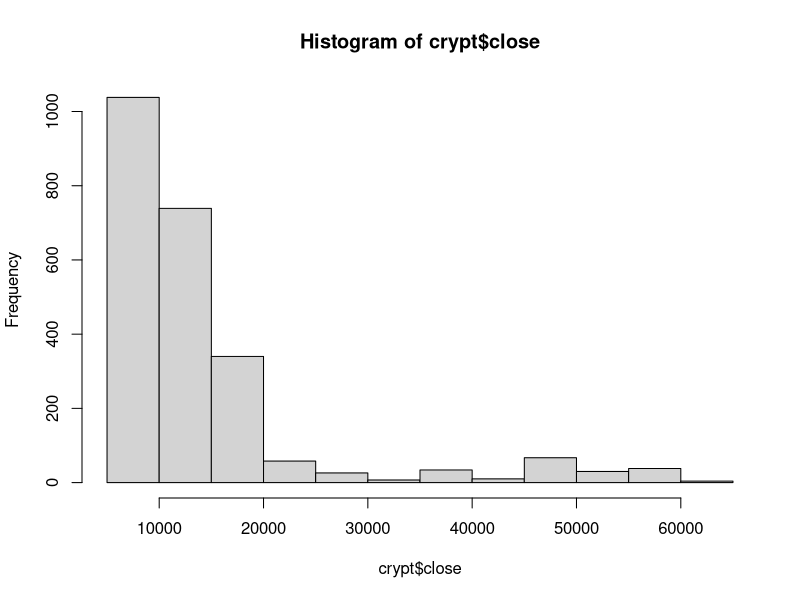
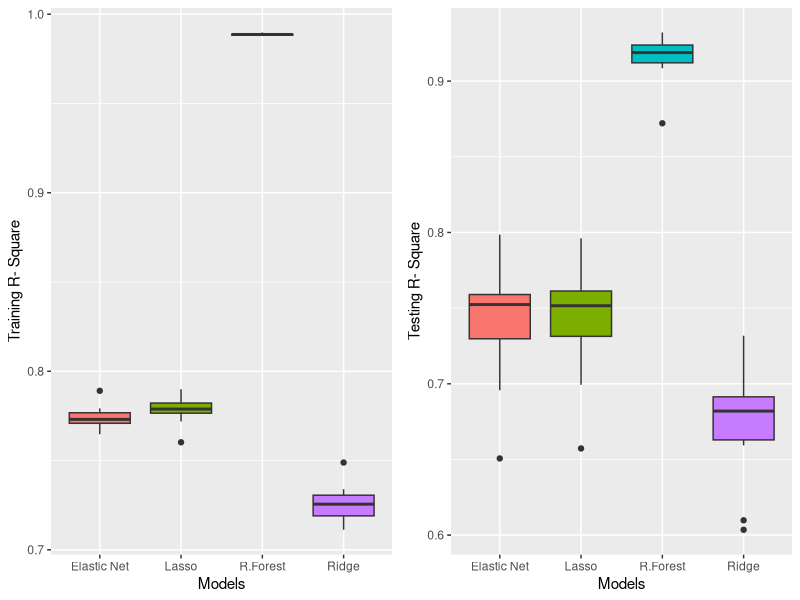
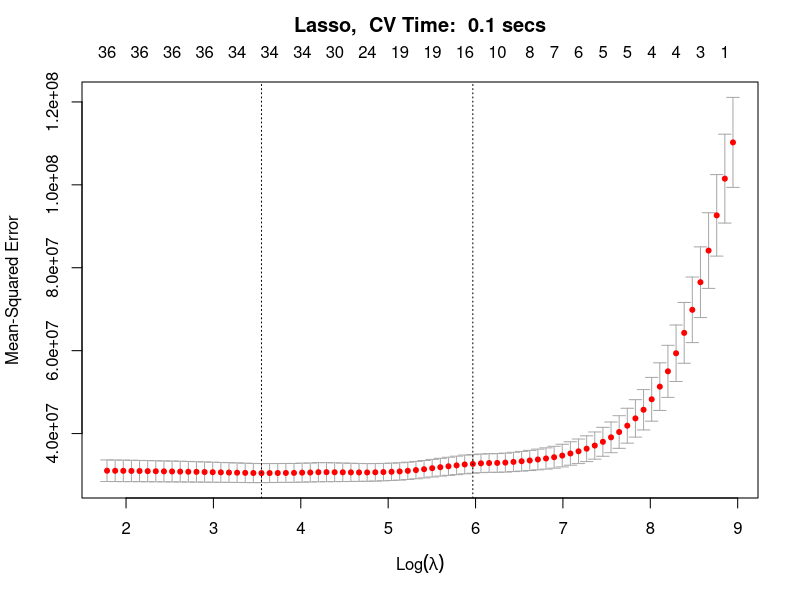
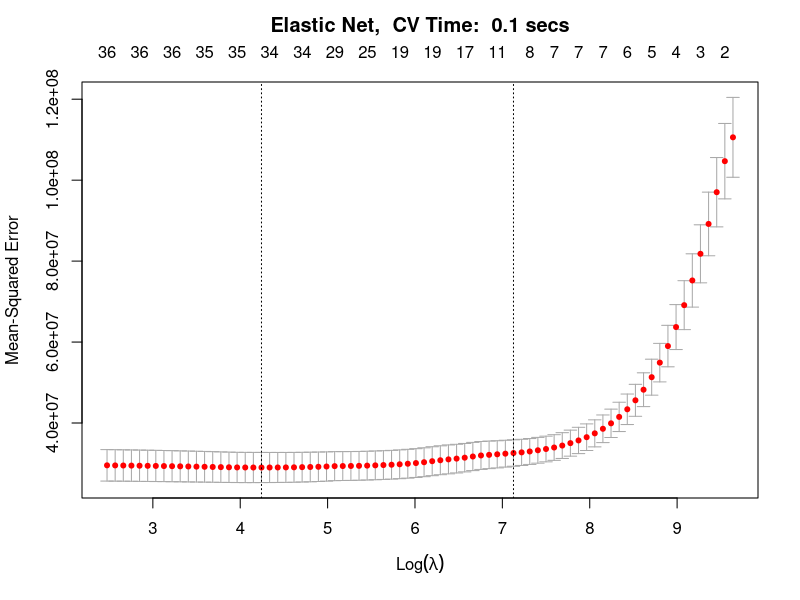
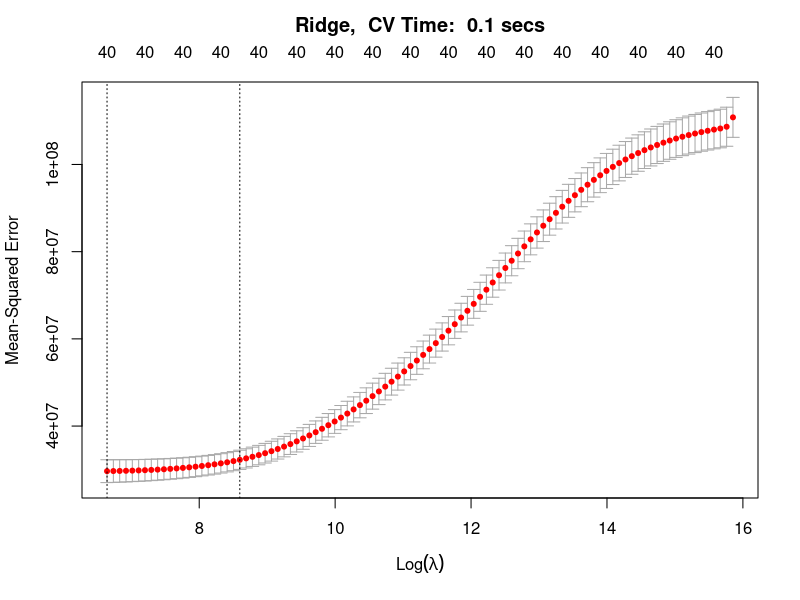
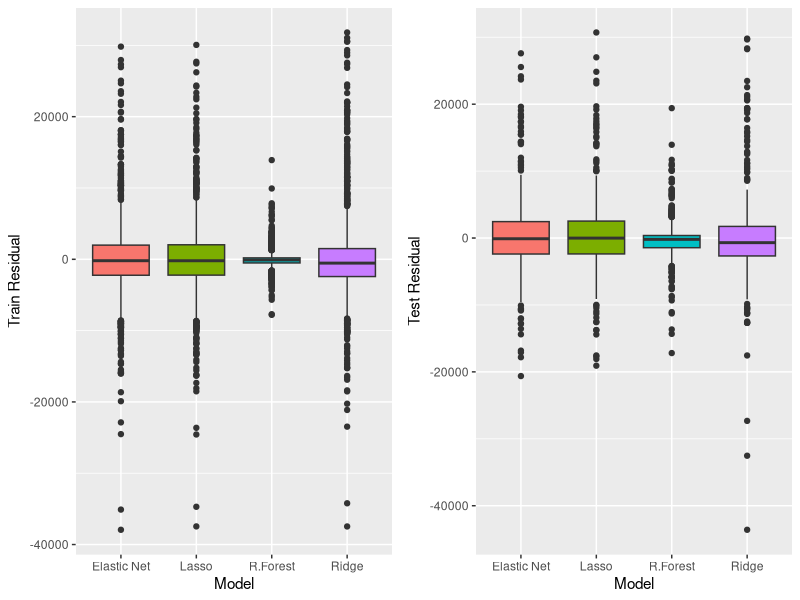

Source code (R) for these figures, in order: (Note: a time limit stopped this script after it produced the figures.)
## STA9890 Project
## Group 18, Members: Rupinder Kaur and Janani Ravichandran
## Cryptocurrency data set


rm(list = ls()) #delete objects in the global Environment
cat("\014")

library(Matrix)
library(glmnet)
library(randomForest)
library(reshape2)
library(tidyverse)
library(ggpubr)

## reading the file
crypt = read.csv("Crypto.csv")

# Cleaning the data
## Removing some lagged variables and columns that contains id's
exclude.vars = c("id", "asset_id", "market_cap_rank", "high", "low", 
          "market_cap_global", "market_cap", "open" )
crypt = select(crypt, -exclude.vars)

## missing values
sum(is.na(crypt)) # there are 13025 missing values

## removing the rows with missing values
crypt = na.omit(crypt) # 2391 rows left

# predictors and response variable
X = as.matrix(crypt[, 1:40])
Y = as.matrix(crypt[, 41])

n = dim(X)[1]
p =  dim(X)[2]

#summary statistics of the response variable
summary(crypt$close)
hist(crypt$close)
sd(crypt$close)

# size of the loop
k = 10

# empty Data frame to store R-squares
rsq.df = data.frame(matrix(0, nrow = k * 4, ncol = 4))

for (K in c(1:k)) {
  cat("Loop", K, "\n")
  
  ## splitting data into training and test sets
  i.mix = sample(n) #shuffling
  train = i.mix[1:floor(n*0.8)]
  
  #Training predictors and response
  X.train = X[train,]
  Y.train = Y[train]
  
  # Validation predictors and response
  X.test = X[-train,]
  Y.test = Y[-train]
  
  ## 10 fold cross validation and recording the time it takes
  #Lasso
  lasso.cv.start = Sys.time()
  cv.lasso = cv.glmnet(X.train, Y.train, alpha = 1)
  lasso.cv.time = round(Sys.time() - lasso.cv.start, 1)
  
  #elastic net
  elnet.cv.start = Sys.time()
  cv.elnet = cv.glmnet(X.train, Y.train, alpha = 0.5)
  elnet.cv.time = round(Sys.time() - elnet.cv.start, 1)
  
  #ridge regression
  ridge.cv.start = Sys.time()
  cv.ridge = cv.glmnet(X.train, Y.train, alpha = 0)
  ridge.cv.time = round(Sys.time() - ridge.cv.start , 1)
 
  ## Fit Lasso, Ridge , elastic net and random forest
  #Lasso
  lasso.fit = glmnet(X.train, Y.train, axis= 1, lambda = cv.lasso$lambda.min)
  
  #Elastic net
  elnet.fit = glmnet(X.train, Y.train, axis= 0.5, lambda = cv.elnet$lambda.min)
  
  #Ridge regression
  ridge.fit = glmnet(X.train, Y.train, axis= 0, lambda = cv.ridge$lambda.min)
  
  ##Random Forest
  rf.fit = randomForest(x = X.train, y= Y.train, mtry = p/5, 
                            importance = TRUE )
  
  ## Calculating Training R-Square
  # Lasso
  yhat.lasso = predict(lasso.fit, X.train)
  train.rsq.lasso = cor(Y.train, yhat.lasso)^2
  
  # elastic net
  yhat.elnet = predict(elnet.fit, X.train)
  train.rsq.elnet = cor(Y.train, yhat.elnet)^2
  
  # Ridge Regression
  yhat.ridge = predict(ridge.fit, X.train)
  train.rsq.ridge = cor(Y.train, yhat.ridge)^2
  
  #Random Forest
  yhat.rf = predict(rf.fit, X.train)
  train.rsq.rf = cor(Y.train, yhat.rf)^2
  
  ## Calculating test R-square
  
  # total sum of squares
  tss = mean((Y.test - mean(Y.test))^2)
  
  # Lasso
  yhat.test.lasso = predict(lasso.fit, X.test)
  lasso.rss = mean((Y.test- yhat.test.lasso)^2) # Residual Sum of Squares
  test.rsq.lasso = 1-(lasso.rss / tss)
  
  # Elastic net
  yhat.test.elnet = predict(elnet.fit, X.test)
  elnet.rss = mean((Y.test- yhat.test.elnet)^2) # Residual Sum of Squares
  test.rsq.elnet = 1-(elnet.rss / tss)
  
  #Ridge Regression
  yhat.test.ridge = predict(ridge.fit, X.test)
  ridge.rss = mean((Y.test- yhat.test.ridge)^2) # Residual Sum of Squares
  test.rsq.ridge = 1-(ridge.rss / tss)
  
  # Random Forest
  yhat.test.rf = predict(rf.fit, X.test)
  rf.rss = mean((Y.test- yhat.test.rf)^2) # Residual Sum of Squares
  test.rsq.rf = 1-(rf.rss / tss)
  
  ## updating the R-square Data frame 
  rsq.df[(K*4-3):(K*4),] = rbind(cbind(K, "Lasso", train.rsq.lasso, test.rsq.lasso), 
                                 cbind(K, "Elastic Net", train.rsq.elnet, test.rsq.elnet), 
                                 cbind(K, "Ridge Regression", train.rsq.ridge, test.rsq.ridge),
                                 cbind(K, "Random Forest", train.rsq.rf, test.rsq.rf))
  
 }# end of loop

## Box plots of training and test R-square

# changing the names of the column
names(rsq.df) = c("loop", "model", "train_rsq", "test_rsq")

# change the training and test R-square values to numeric
rsq.df[,c("train_rsq", "test_rsq")] = lapply(rsq.df[,c("train_rsq", "test_rsq")], as.numeric)

# Changing the "model" column from character to factor data type
rsq.df$model = as.factor(rsq.df$model)


p1 <- ggplot(data = rsq.df, mapping = aes(x = model, y = train_rsq, fill = model))+
  geom_boxplot() + labs(x = "Models", y = "Training R- Square") + 
  scale_x_discrete(labels = c("Elastic Net", "Lasso", "R.Forest", "Ridge")) +
  theme(legend.position = "none")

p2 <- ggplot(data = rsq.df, mapping = aes(x = model, y = test_rsq, fill = model))+
  geom_boxplot() + labs(x = "Models", y = "Testing R- Square") +
  scale_x_discrete(labels = c("Elastic Net", "Lasso", "R.Forest", "Ridge")) +
  theme(legend.position = "none")

ggarrange(p1, p2, widths = c(2, 2))


#Cross validation curves for the 100th sample
plot(cv.lasso)
title(paste("Lasso, ", "CV Time: ", lasso.cv.time, units(lasso.cv.time)), line= 2.5)
plot(cv.elnet)
title(paste("Elastic Net, ", "CV Time: ", elnet.cv.time, units(elnet.cv.time)),line = 2.5)
plot(cv.ridge)
title(paste("Ridge, ", "CV Time: ", ridge.cv.time, units(ridge.cv.time)), line =2.5)

## box plot for test and train residuals
# Data frame for residuals of the training data
res.train = data.frame(rbind(cbind("Lasso", Y.train - yhat.lasso),
                             cbind("Elastic Net", Y.train - yhat.elnet),
                             cbind("Ridge Regression", Y.train - yhat.ridge),
                             cbind("Random Forest", Y.train - yhat.rf)))

names(res.train) = c("model", "residual")
res.train$model = as.factor(res.train$model)
res.train$residual = as.numeric(res.train$residual)

# Data frame for residuals of the test data
res.test = data.frame(rbind(cbind("Lasso", Y.test - yhat.test.lasso),
                            cbind("Elastic Net", Y.test - yhat.test.elnet),
                            cbind("Ridge Regression", Y.test - yhat.test.ridge),
                            cbind("Random Forest", Y.test - yhat.test.rf)))

names(res.test) = c("model", "residual")
res.test$model = as.factor(res.test$model)
res.test$residual = as.numeric(res.test$residual)

# box plot: train residuals
r1 <- ggplot(data = res.train, mapping = aes(x = model, y= residual, fill = model)) + 
  geom_boxplot() + labs(x= "Model", y = "Train Residual") + 
  scale_x_discrete(labels = c("Elastic Net", "Lasso", "R.Forest", "Ridge")) +
  theme(legend.position = "none")

r2 <- ggplot(data = res.test, mapping = aes(x = model, y= residual, fill = model)) + 
  geom_boxplot() + labs(x= "Model", y = "Test Residual") +
  scale_x_discrete(labels = c("Elastic Net", "Lasso", "R.Forest", "Ridge")) +
  theme(legend.position = "none")

ggarrange(r1, r2, widths = c(2, 2))

## fitting all four models on all of the data
# Lasso
lasso.full.start = Sys.time() 
lasso.cv.full = cv.glmnet(x = X, y= Y, axis = 1)
lasso.fit.full = glmnet(x = X, y= Y, axis = 1, lambda = lasso.cv.full$lambda.min)
lasso.full.time = round(Sys.time() - lasso.full.start,1)

#elastic net
elnet.full.start = Sys.time() 
elnet.cv.full = cv.glmnet(x = X, y= Y, axis = 0.5)
elnet.fit.full = glmnet(x = X, y= Y, axis = 0.5, lambda = elnet.cv.full$lambda.min)
elnet.full.time = round(Sys.time() - elnet.full.start,1)

# Ridge Regression
ridge.full.start = Sys.time() 
ridge.cv.full = cv.glmnet(x = X, y= Y, axis = 0)
ridge.fit.full = glmnet(x = X, y= Y, axis = 0, lambda = ridge.cv.full$lambda.min)
ridge.full.time = round(Sys.time() - ridge.full.start,1)

# Random Forest
rf.full.start = Sys.time() 
rf.fit.full = randomForest(x = X, y= Y, mtry = p/5, importance = TRUE )
rf.full.time = round(Sys.time() - rf.full.start,1)

# 90% test interval for the R-squared values
lasso.interval = quantile(rsq.df$test_rsq[rsq.df[,"model"] == "Lasso"], probs=c(0.05, 0.95))
lasso.interval = paste(round(lasso.interval[1],3), round(lasso.interval[2],3), sep="-")

elnet.interval =  quantile(rsq.df$test_rsq[rsq.df[,"model"] == "Elastic Net"], probs=c(0.05, 0.95))
elnet.interval = paste(round(elnet.interval[1],3), round(elnet.interval[2],3), sep="-")

ridge.interval = quantile(rsq.df$test_rsq[rsq.df[,"model"] == "Ridge Regression"], probs=c(0.05, 0.95))
ridge.interval = paste(round(ridge.interval[1],3), round(ridge.interval[2],3), sep="-")

rf.interval = quantile(rsq.df$test_rsq[rsq.df[,"model"] == "Random Forest"], probs=c(0.05, 0.95))
rf.interval = paste(round(rf.interval[1],3), round(rf.interval[2],3), sep="-")

interval.df = data.frame(interval = c(ridge.interval, lasso.interval, elnet.interval, rf.interval), 
                         time = c(ridge.full.time, lasso.full.time, elnet.full.time, rf.full.time))

##variable importance
# creating a data frame for coefficients and importance
beta.df = data.frame(Variable = seq(1,p,by=1),
                     Lasso = as.numeric(lasso.fit.full$beta), 
                     Elastic.Net = as.numeric(elnet.fit.full$beta),
                     Ridge = as.numeric(ridge.fit.full$beta),
                     Random.Forest = rf.fit.full$importance[,1])

#ordering the coefficients using the elastic net as reference
beta.df = beta.df %>% 
  arrange(Elastic.Net) %>% 
  mutate(Order = seq(p,1,by=-1))

write.csv(beta.df, "VariableImportance.csv")

# Code the variable names 
beta.df$Variable = paste("V",beta.df$Variable, sep = "")
beta.df$Variable = factor(beta.df$Variable)

# Sort the data from high to low
beta.df$Variable = reorder(beta.df$Variable, beta.df$Order)

# Reshape the data frame
beta.df = melt(beta.df, id.vars = c("Variable", "Order"))

# Rename the columns name 
beta.df = beta.df %>% 
  rename(Coefficient = value, Model = variable) %>% 
  mutate(pos = Coefficient >= 0)

# Plot the coefficients and importance
ggplot(beta.df) + 
  aes(x=Variable, y=Coefficient, fill = pos) + 
  geom_col(color = "black", show.legend = FALSE) + 
  facet_grid(Model ~., scales="free") + 
  theme_linedraw() +
  theme(panel.grid.major = element_blank(), panel.grid.minor = element_blank())+
  theme(axis.text.x = element_text(size = 6, angle = 90, hjust = 1)) + 
  theme(axis.text.y = element_text(size = 6)) + 
  ylab("Coefficient Value") 
